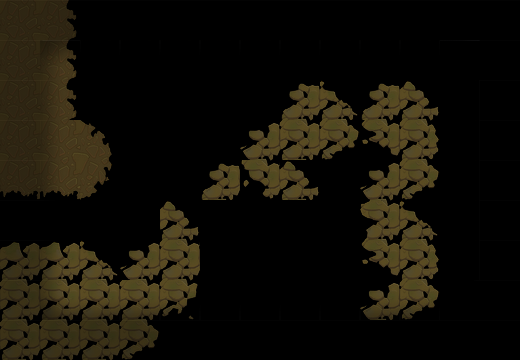

A level layout from a 2D game, rendered from its tile map. Below: a short description, then the map file with tile-grid data replaced by summaries:
An orthogonal 13x9 tile map with 40x40 px tiles, 2 tile layers (块层 1, 块层 2).

<map version="1.0" orientation="orthogonal" width="13" height="9" tilewidth="40" tileheight="40">
 <tileset firstgid="1" name="mdmap_skin" tilewidth="40" tileheight="40">
  <image source="mdmap_skin.png" width="400" height="240" />
 </tileset>
 <layer name="块层 1" width="13" height="9">
  <data>[117 cells, 47 non-empty, 18 distinct tile ids]</data>
 </layer>
 <layer name="块层 2" width="13" height="9">
  <data>[117 cells, 72 non-empty, 9 distinct tile ids]</data>
 </layer>
</map>
